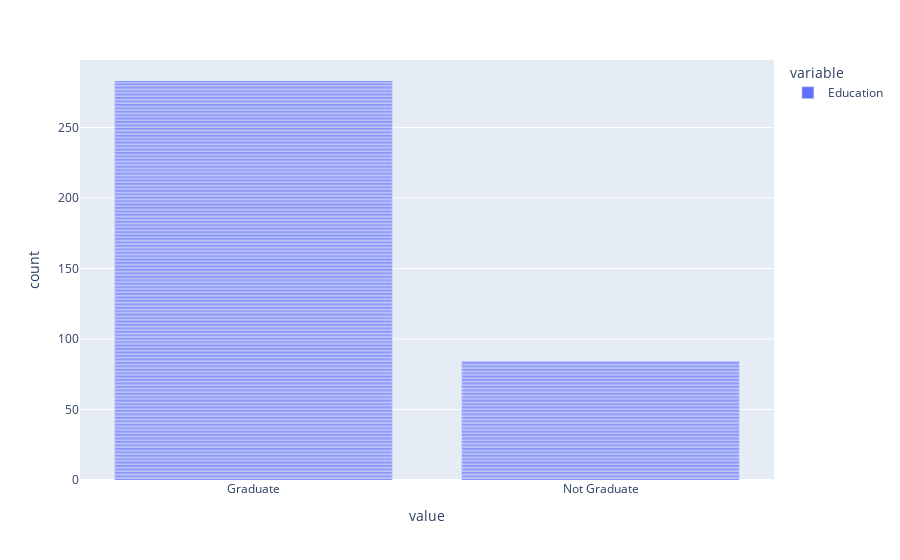

Notebook cell for this chart:
### Code cell
# Education

px.bar(df.Education)

### Figure 1 — Plotly figure (JSON) as saved in the notebook; plotly's stock layout.template omitted (floating-point values rounded to 4 significant figures; data arrays with more than 128 entries replaced by an {"elided": "..."} marker saying what was removed)
{"data": [{"alignmentgroup": "True", "hovertemplate": "variable=Education<br>value=%{x}<br>count=%{y}<extra></extra>", "legendgroup": "Education", "marker": {"color": "#636efa", "pattern": {"shape": ""}}, "name": "Education", "offsetgroup": "Education", "orientation": "v", "showlegend": true, "textposition": "auto", "type": "bar", "x": {"elided": "367 str values"}, "xaxis": "x", "y": {"elided": "367 int values"}, "yaxis": "y"}], "layout": {"autosize": true, "barmode": "relative", "legend": {"title": {"text": "variable"}, "tracegroupgap": 0}, "margin": {"t": 60}, "xaxis": {"anchor": "y", "autorange": true, "domain": [0, 1], "range": [-0.5, 1.5], "title": {"text": "value"}, "type": "category"}, "yaxis": {"anchor": "x", "autorange": true, "domain": [0, 1], "range": [0, 297.9], "title": {"text": "count"}, "type": "linear"}}}
